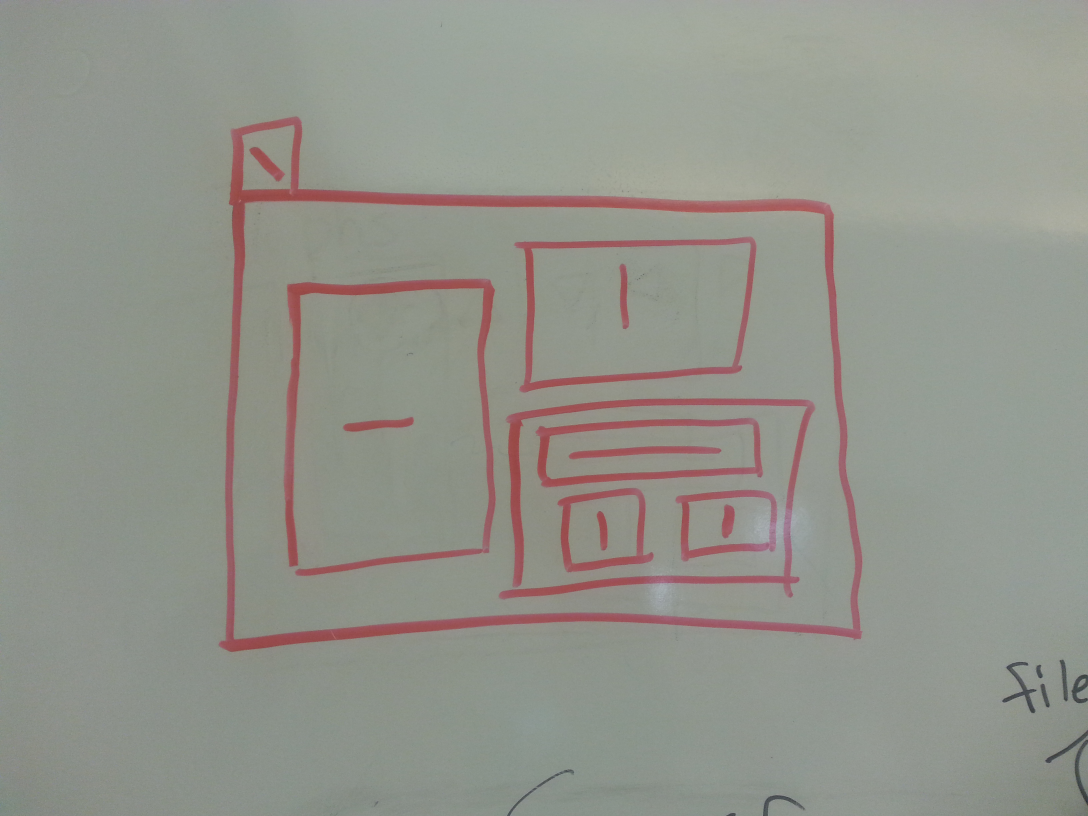
#> input picture python/whiteboard.jpg, 3264 x 2448 px (shown at 1/3 size)
$ python imstream.py   (Python 2 division)
#> lines starting #> are read from the running program, lines starting #| are printed output that depends on the picture
import cv2
import time
import gc

def runStream(process = lambda x: x,
              fps = 30,
              winName = 'camwin',
              init = lambda: None,
              filename='whiteboard.jpg',
              printTime = False):
#> called with fps = 30, winName = 'camwin', filename = 'whiteboard.jpg', printTime = False
    spf = 1.0/fps
    # cv.NamedWindow(winName)
    capture = lambda: cv2.imread(filename)
    charToCode = { '':-1,'q':1048689 }
    key = charToCode['']

    first = True

    while key != charToCode['q']:
        loopStart = time.time()
        if key != charToCode['']:
            print "key = '%s'" % key
        img = process(capture())
#> img is the input picture: shape (2448, 3264, 3); mean B, G, R 139.8, 148.1, 146.8
        if img.shape[0] > 640 or img.shape[1] > 480:
            factor = max(img.shape[0]/640.0,img.shape[1]/480.0)
#> factor = 6.8
            img = cv2.resize(img,(0,0),fx=(1.0/factor),fy=(1.0/factor))
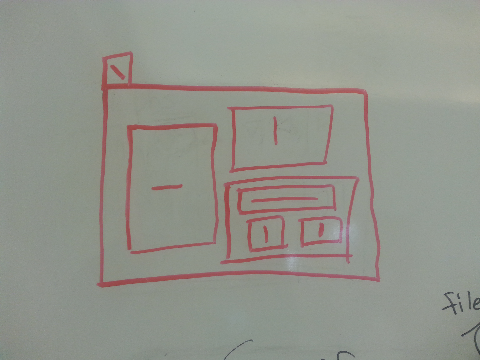
#> img: shape (360, 480, 3); mean B, G, R 139.8, 148.1, 146.8
        cv2.imshow(winName,img)
        if first:
            init()
            first = False
        timeSoFar = time.time()-loopStart
        # if spf < timeSoFar:
        #     print "Too Fast! %f < %f" %(spf,timeSoFar)
        if printTime:
            print 'time: ' + str(time.time()-loopStart)
        gc.collect()
        key = cv2.waitKey(max(1,int(1000*(spf-timeSoFar))))
#> (key Esc is pressed here)

if __name__ == '__main__':
    runStream()
